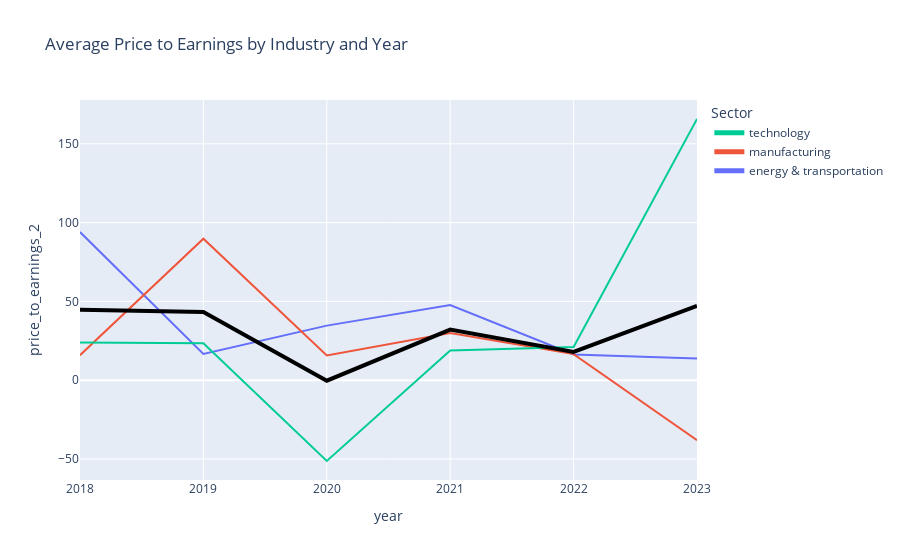

Notebook source saved alongside this figure:
### Code cell
sectors = ['technology', 'manufacturing', 'energy & transportation']
mask = df['sector'].isin(sectors)
filtered_df = df[mask]
sector_metric_trend(filtered_df)

### Figure 1 — Plotly figure (JSON) as saved in the notebook; plotly's stock layout.template omitted (floating-point values rounded to 4 significant figures)
{"data": [{"hovertemplate": "sector=energy & transportation<br>year=%{x}<br>price_to_earnings_2=%{y}<extra></extra>", "legendgroup": "energy & transportation", "line": {"color": "#636efa", "dash": "solid"}, "marker": {"symbol": "circle"}, "mode": "lines", "name": "energy & transportation", "orientation": "v", "showlegend": true, "type": "scatter", "x": [2018, 2019, 2020, 2021, 2022, 2023], "xaxis": "x", "y": [94.05, 16.62, 34.61, 47.7, 16.31, 13.77], "yaxis": "y"}, {"hovertemplate": "sector=manufacturing<br>year=%{x}<br>price_to_earnings_2=%{y}<extra></extra>", "legendgroup": "manufacturing", "line": {"color": "#EF553B", "dash": "solid"}, "marker": {"symbol": "circle"}, "mode": "lines", "name": "manufacturing", "orientation": "v", "showlegend": true, "type": "scatter", "x": [2018, 2019, 2020, 2021, 2022, 2023], "xaxis": "x", "y": [15.85, 89.81, 15.67, 29.88, 16.53, -38.09], "yaxis": "y"}, {"hovertemplate": "sector=technology<br>year=%{x}<br>price_to_earnings_2=%{y}<extra></extra>", "legendgroup": "technology", "line": {"color": "#00cc96", "dash": "solid"}, "marker": {"symbol": "circle"}, "mode": "lines", "name": "technology", "orientation": "v", "showlegend": true, "type": "scatter", "x": [2018, 2019, 2020, 2021, 2022, 2023], "xaxis": "x", "y": [23.97, 23.45, -51.3, 18.83, 21.08, 165.8], "yaxis": "y"}, {"hovertemplate": "year=%{x}<br>price_to_earnings_2=%{y}<extra></extra>", "legendgroup": "", "line": {"color": "black", "width": 4}, "marker": {"symbol": "circle"}, "mode": "lines", "name": "Yearly Average", "orientation": "v", "showlegend": false, "type": "scatter", "x": [2018, 2019, 2020, 2021, 2022, 2023], "xaxis": "x", "y": [44.63, 43.29, -0.3372, 32.14, 17.97, 47.14], "yaxis": "y"}], "layout": {"legend": {"itemsizing": "constant", "title": {"text": "Sector"}, "tracegroupgap": 0, "traceorder": "reversed"}, "showlegend": true, "title": {"text": "Average Price to Earnings by Industry and Year"}, "xaxis": {"anchor": "y", "domain": [0, 1], "title": {"text": "year"}}, "yaxis": {"anchor": "x", "domain": [0, 1], "title": {"text": "price_to_earnings_2"}}}}
